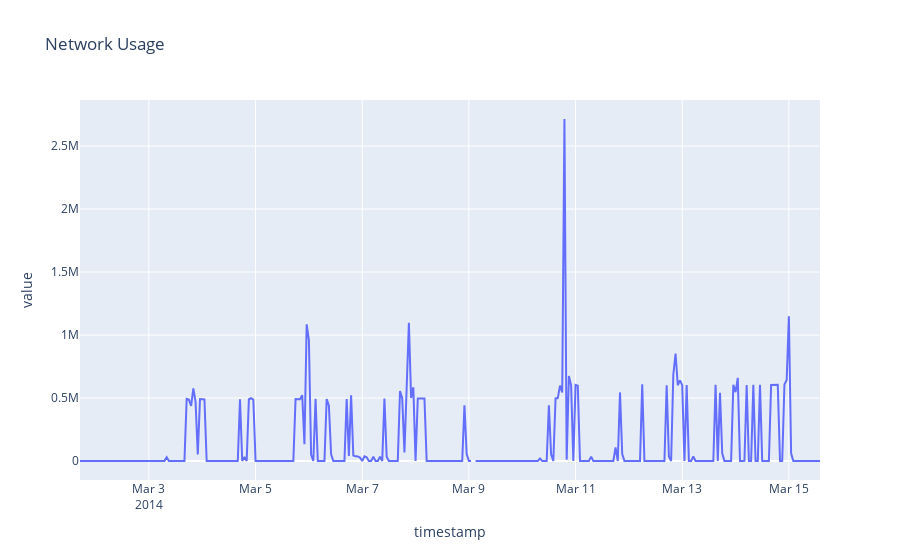

Write notebook code for a chart like this one.
### Code cell
#express to plot entire data
fig = px.line(df.reset_index(), x='timestamp', y='value', title='Network Usage')
fig.show()

### Figure 1 — Plotly figure (JSON) as saved in the notebook; plotly's stock layout.template omitted (floating-point values rounded to 4 significant figures; data arrays with more than 128 entries replaced by an {"elided": "..."} marker saying what was removed)
{"data": [{"hovertemplate": "timestamp=%{x}<br>value=%{y}<extra></extra>", "legendgroup": "", "line": {"color": "#636efa", "dash": "solid"}, "marker": {"symbol": "circle"}, "mode": "lines", "name": "", "orientation": "v", "showlegend": false, "type": "scatter", "x": {"elided": "334 str values"}, "xaxis": "x", "y": {"elided": "334 float values"}, "yaxis": "y"}], "layout": {"autosize": true, "legend": {"tracegroupgap": 0}, "title": {"text": "Network Usage"}, "xaxis": {"anchor": "y", "autorange": true, "domain": [0, 1], "range": ["2014-03-01 17:00", "2014-03-15 14:00"], "title": {"text": "timestamp"}, "type": "date"}, "yaxis": {"anchor": "x", "autorange": true, "domain": [0, 1], "range": [-150800.0, 2866000.0], "title": {"text": "value"}, "type": "linear"}}}
